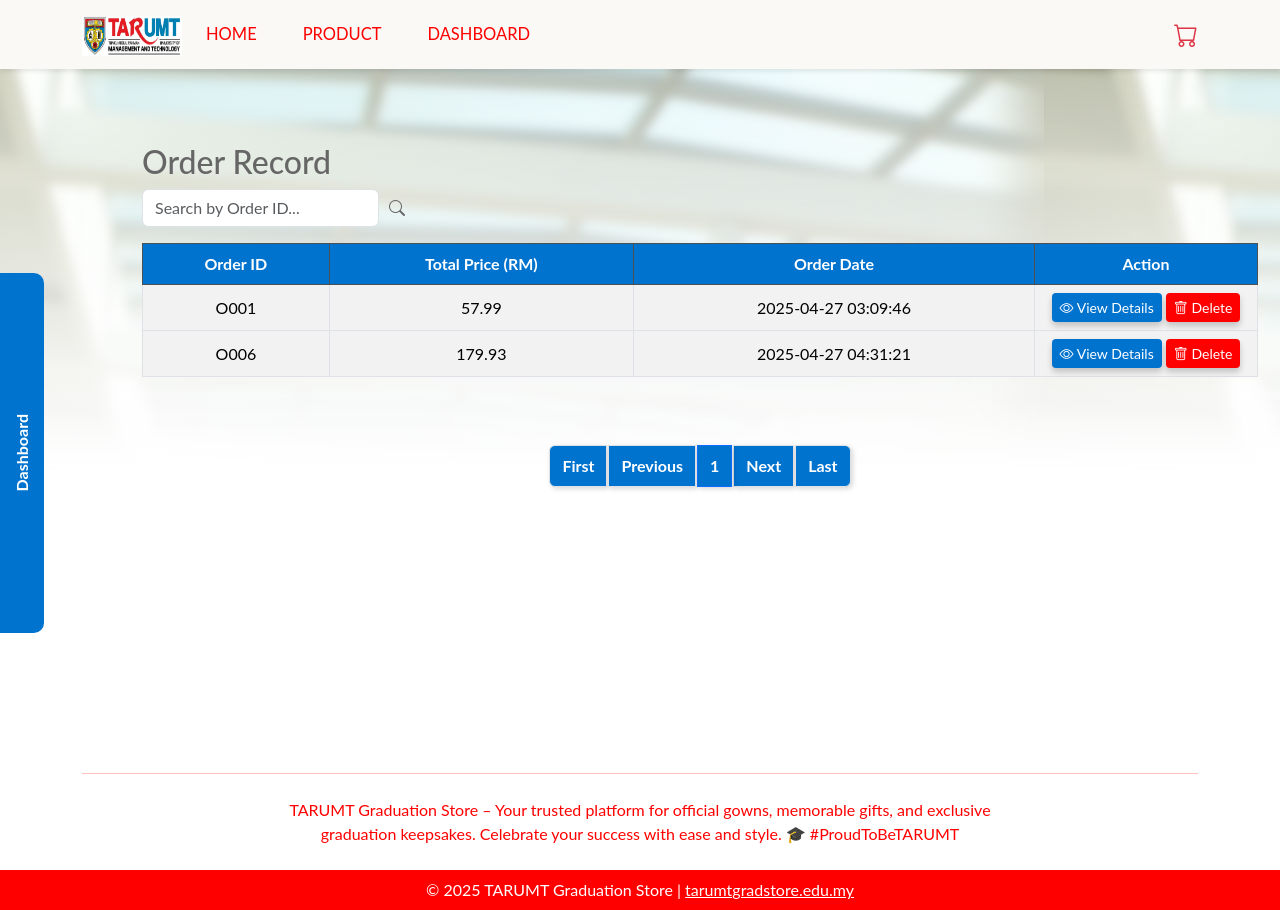
The page /PhpProject1/order-table.php on the database its author committed.
### tables this page shows
CREATE TABLE `order_re` (
  `order_id` int(11) NOT NULL,
  `order_date` timestamp NOT NULL DEFAULT current_timestamp(),
  `total_amount` decimal(10,2) NOT NULL
);

### PhpProject1/order-table.php (the view, shortened to what this page needs)
<?php
include 'helper.php';
$searchTerm = isset($_GET['search']) ? $_GET['search'] : '';
$recordsPerPage = 10;
$currentPage = isset($_GET['page']) ? $_GET['page'] : 1;
$offset = ($currentPage - 1) * $recordsPerPage;
$orderQuery = "SELECT * FROM Order_re";
$orderQuery .= " LIMIT $recordsPerPage OFFSET $offset";
$orderResult = $conn->query($orderQuery);
$totalQuery = "SELECT COUNT(*) AS total FROM Order_re";
$totalResult = $conn->query($totalQuery);
$totalRows = $totalResult->fetch_assoc()['total'];
$totalPages = ceil($totalRows / $recordsPerPage);
?>
<!DOCTYPE html>
<html>
    <head>
        <link rel="stylesheet" href="https://cdn.jsdelivr.net/npm/bootstrap@5.3.1/dist/css/bootstrap.min.css">
        <link rel="stylesheet" href="https://cdn.jsdelivr.net/npm/bootstrap-icons/font/bootstrap-icons.css">
        <link rel="stylesheet" href="https://cdnjs.cloudflare.com/ajax/libs/font-awesome/6.4.2/css/all.min.css">
        <link rel="stylesheet" href="css/default.css"/>
        <link rel="stylesheet" href="css/nav.css"/>
        <link rel="stylesheet" href="css/dashboard.css"/>
    </head>
    <body>
        <?php include 'nav.php'; ?>
        <div class="sidebar d-flex flex-column flex-shrink-0 text-white">
            <div class="dashboard-text">Dashboard</div>
        </div>
        <div class="container mt-4 table-section">
            <h2>Order Record</h2>
            <div class="d-flex justify-content-start mb-3">
                <div class="search-container">
                    <form method="GET" action="">
                        <input type="text" name="search" class="form-control search-input" placeholder="Search by Order ID..." value="<?php echo htmlspecialchars($searchTerm); ?>">
                    </form>
                    <i class="bi bi-search search-icon" style="margin-left: 10px;"></i>
                </div>
            </div>
            <div class="table-responsive">
                <table class="table table-bordered table-striped text-center align-middle">
                    <thead class="table-dark">
                        <tr>
                            <th>Order ID</th>
                            <th>Total Price (RM)</th>
                            <th>Order Date</th>
                            <th>Action</th>
                        </tr>
                    </thead>
                    <tbody>
                        <?php
                        if ($orderResult->num_rows > 0) {
                            while ($order = $orderResult->fetch_assoc()) {
                                $orderId = $order['order_id'];
                                $totalAmount = $order['total_amount'];
                                $orderDate = $order['order_date'];
                                ?>
                                <tr>
                                    <td><?php echo 'O' . sprintf('%03d', $orderId); ?></td>
                                    <td><?php echo number_format($totalAmount, 2); ?></td>
                                    <td><?php echo $orderDate; ?></td>
                                    <td style="width: 20%">
                                        <button class="btn edit-btn btn-sm toggle-details" data-target="details-<?php echo $orderId; ?>">
                                            <i class="bi bi-eye"></i> View Details
                                        </button>
                                        <a href="crud/delete_order.php?id=<?php echo $orderId; ?>" class="btn delete-btn btn-sm" onclick="return confirm('Are you sure you want to delete this order?')">
                                            <i class="bi bi-trash"></i> Delete
                                        </a>
                                    </td>
                                </tr>
                                <?php
                            }
                        } else {
                            echo "<tr><td colspan='4'>No orders found</td></tr>";
                        }
                        ?>
                    </tbody>
                </table>
            </div>
            <div class="pagination-container d-flex justify-content-center">
                <nav>
                    <ul class="pagination">
                        <li class="page-item <?php echo ($currentPage == 1) ? 'disabled' : ''; ?>">
                            <a class="page-link" href="?page=1&search=<?php echo urlencode($searchTerm); ?>">First</a>
                        </li>
                        <li class="page-item <?php echo ($currentPage == 1) ? 'disabled' : ''; ?>">
                            <a class="page-link" href="?page=<?php echo $currentPage - 1; ?>&search=<?php echo urlencode($searchTerm); ?>">Previous</a>
                        </li>
                        <?php for ($i = 1; $i <= $totalPages; $i++): ?>
                            <li class="page-item <?php echo ($i == $currentPage) ? 'active' : ''; ?>">
                                <a class="page-link" href="?page=<?php echo $i; ?>&search=<?php echo urlencode($searchTerm); ?>"><?php echo $i; ?></a>
                            </li>
                        <?php endfor; ?>
                        <li class="page-item <?php echo ($currentPage == $totalPages) ? 'disabled' : ''; ?>">
                            <a class="page-link" href="?page=<?php echo $currentPage + 1; ?>&search=<?php echo urlencode($searchTerm); ?>">Next</a>
                        </li>
                        <li class="page-item <?php echo ($currentPage == $totalPages) ? 'disabled' : ''; ?>">
                            <a class="page-link" href="?page=<?php echo $totalPages; ?>&search=<?php echo urlencode($searchTerm); ?>">Last</a>
                        </li>
                    </ul>
                </nav>
            </div>
        </div>
        <?php include 'footer.php'; ?>
    </body>
</html>

### PhpProject1/css/default.css (style rules this page uses)
body { font-family: "Lato", Helvetica, Arial, sans-serif; color: #666; background: url(../img/backgroud.jpg) repeat-x fixed; font-weight: 400; text-rendering: optimizeLegibility; }

### PhpProject1/css/nav.css (style rules this page uses)
.btn { box-shadow: 0 4px 6px rgba(0, 0, 0, 0.2); transition: all 0.3s ease-in-out; }

### PhpProject1/css/dashboard.css (style rules this page uses)
.sidebar { height: 45vh; background-color: #0073cf; position: fixed; top: 30%; left: 0; transition: width 0.3s ease-in-out; overflow: hidden; justify-content: center; border-radius: 0 10px 10px 0; }
.dashboard-text { writing-mode: vertical-rl; transform: rotate(180deg); font-weight: bold; padding: 10px; white-space: nowrap; }
.table-section { margin-left: 130px; margin-bottom: 220px; padding-top: 50px; }
.search-container { display: flex; align-items: center; }
.search-container input { margin-right: 10px; }
.table-dark { --bs-table-bg: #0073cf; }
.btn { box-shadow: 0 4px 6px rgba(0, 0, 0, 0.2); transition: all 0.3s ease-in-out; }
.table-section .edit-btn { background-color: #0073cf !important; border: none !important; color: white; }
.table-section .delete-btn { background-color: red; border: none !important; color: white; }
.pagination-container { margin-top: 50px; }
.pagination .page-link { color: white; margin: 2px; transition: 0.3s ease; padding: 8px 12px; font-weight: bold; box-shadow: 2px 2px 5px rgba(0, 0, 0, 0.15); background-color: #0073cf; }

### rows shown on the page
order_re: order_id "001", total_amount "57.99", order_date "2025-04-27 03:09:46"
order_re: order_id "006", total_amount "179.93", order_date "2025-04-27 04:31:21"
